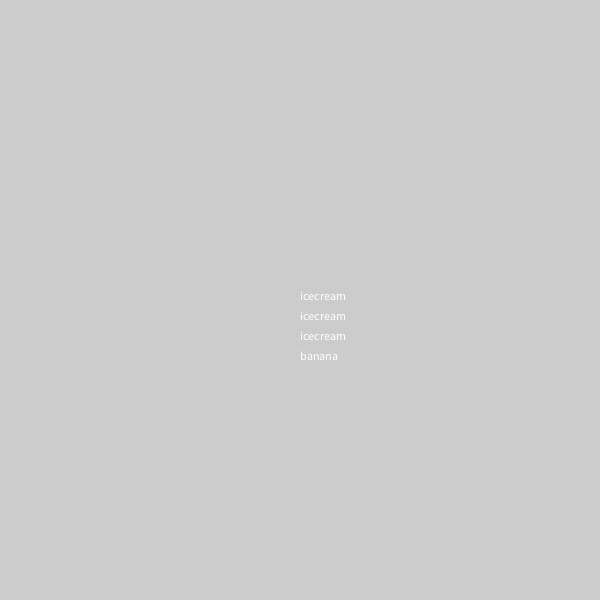
Frame 1 (no input)
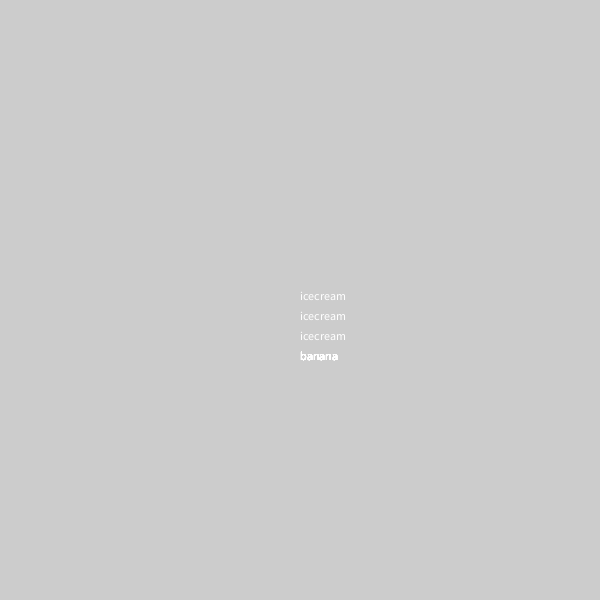
Frame 60 (the mouse pressed at the canvas centre just before this capture)
Frame 120 (the mouse held since frame 60 and released just before this capture): identical to frame 60, image omitted

The Processing sketch that drew these frames (run headless with seeded random() and noise(); from frame 60 on, the mouse is pressed at the canvas centre):

// Processing sketch: Banana_Split
// ── Banana_Split.pde
int y=300;
void setup(){
  size(600,600);
   for(int i=0;i<3;i++){
  text("icecream",300,y);
  y+=20;
  }
}

void draw(){
 
  text ("banana",300,360);
}
